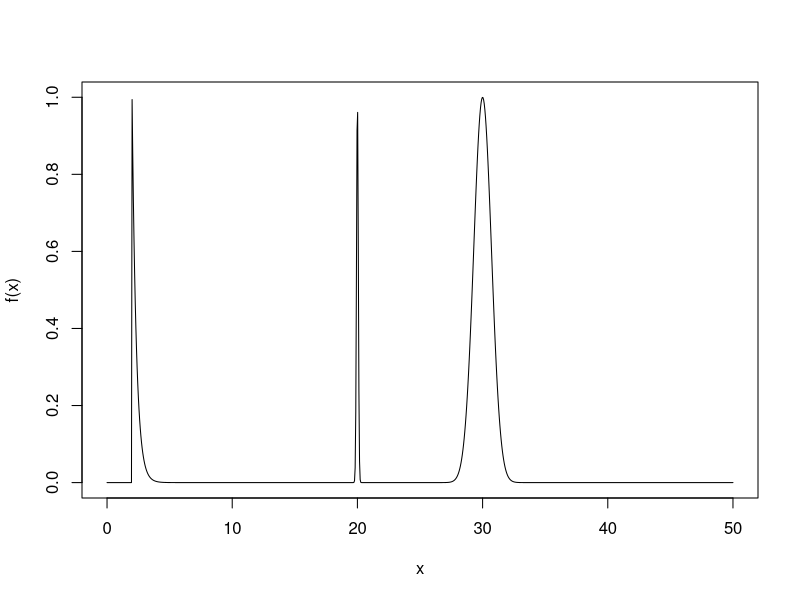
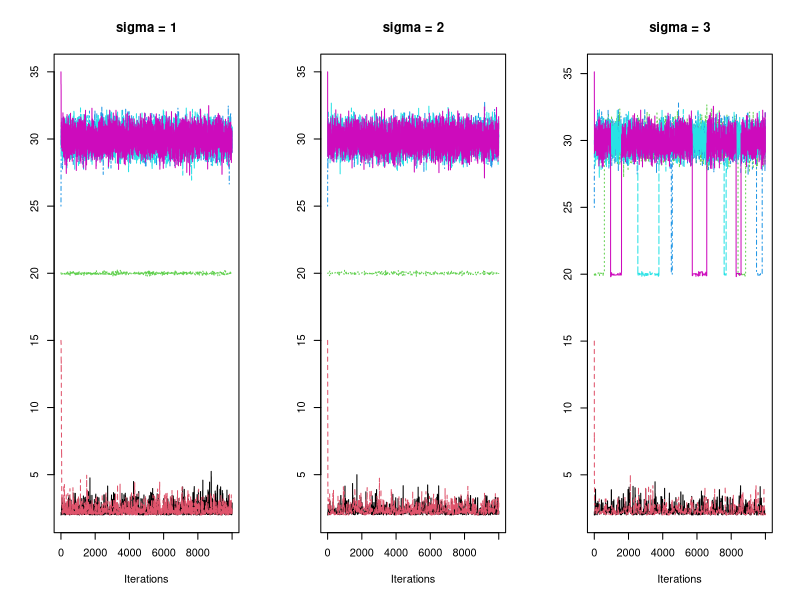
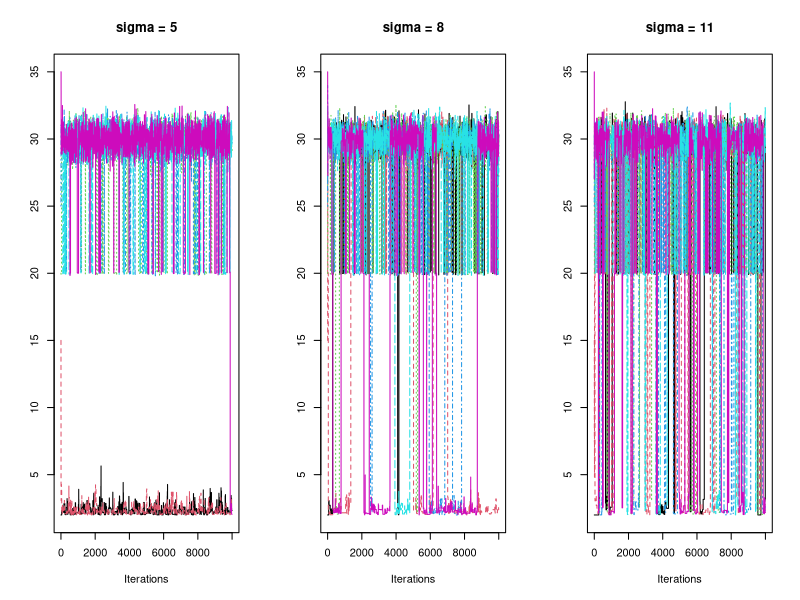
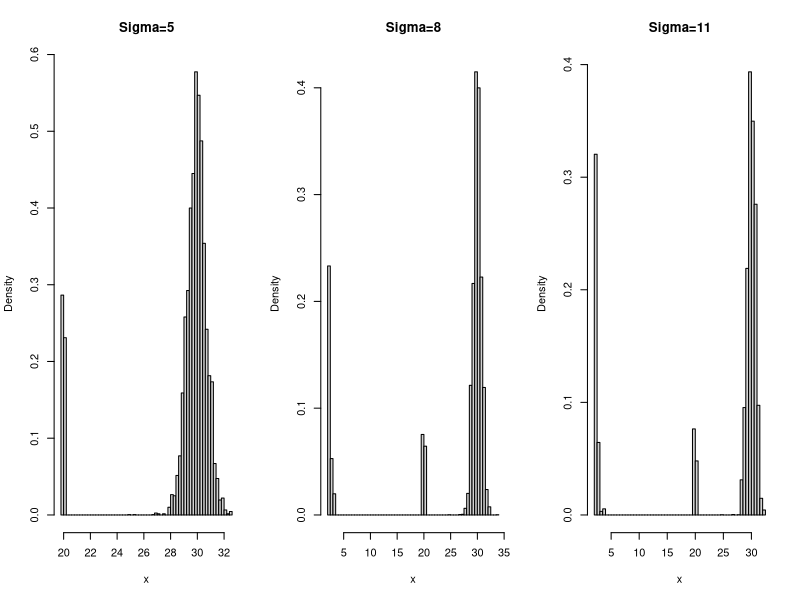
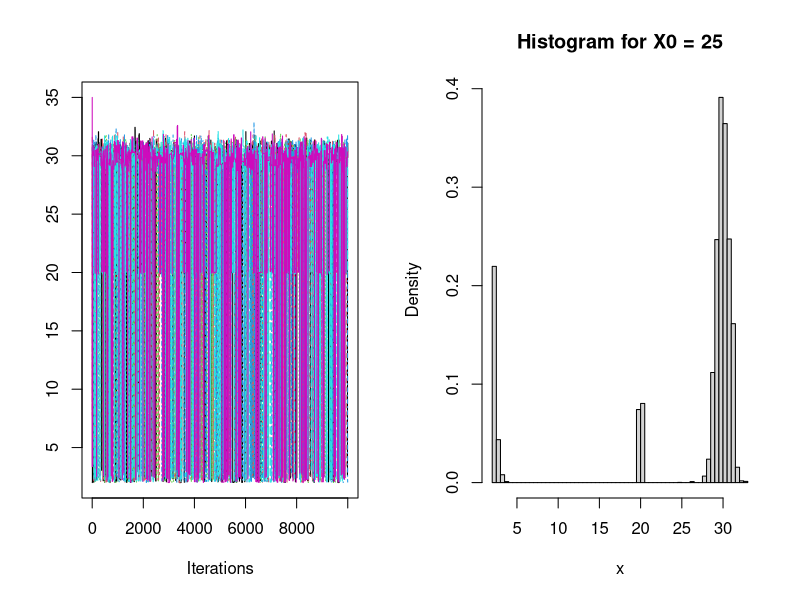
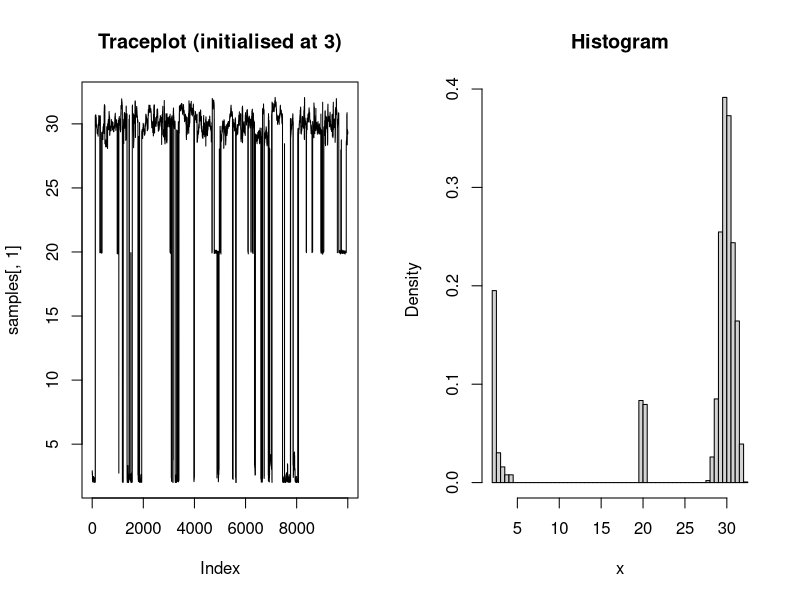

Source code (R) for these figures, in order:
## ---- chunk 1
knitr::opts_chunk$set(
  collapse = TRUE,
  comment = "#>"
)
include_solutions <- TRUE
## ---- chunk 2
set.seed(17)
require(rmarkdown)
require(knitr)
require(kableExtra)
# Put any library imports and other preamble here.
## ---- chunk 3
#| echo: false
#| label: fig-1
#| fig-cap: "Target Distribution up to normalisation constant"

#######################
# Question 1
#######################

library(coda)

target <- function(x) {
  if (x>=2){
    return (exp(-3*(x-2)) + exp(-(x-30)^2) + exp(-((x-20)^2)/0.01))
  }
  else{
    return (0)
  }
}

t=seq(0,50, length.out=1000)
plot(t, sapply(t, function(t) target(t)), type="l", xlab="x", ylab = "f(x)")
## ---- chunk 4
#| echo: false
#| label: fig-2
#| fig-cap: "Traceplots for smaller standard deviations"


MetrHastw <- function(X0, sigmaprop, nsteps, f){
  X <- numeric(nsteps+1) 
  X[1] <- X0
  for (i in 2:(nsteps+1)){
    Y <- rnorm(1, mean=X[i-1],sd=sigmaprop)
    if (log(runif(1)) <= log(f(Y)) -log(f(X[i-1]))){
      X[i] <- Y}
    else{ X[i] <- X[i-1]}
   }
 X
} 

#seems larger variance is better when we have 10,000 samples for mixing. All chains converge pretty fast, it's just the different modes that make this distribution difficult.

#I should also compute the Gelman Rubin statistic for each chain as a quantitative way to display convergence or lack thereof
#Also group all the plots in one figure

X0s <- c(2, 15, 20, 25, 30, 35)
chains1 <-lapply(X0s, function(x0) mcmc(MetrHastw(x0, sigmaprop=1, nsteps=10000, f=target)))
chains2 <-lapply(X0s, function(x0) mcmc(MetrHastw(x0, sigmaprop=2, nsteps=10000, f=target)))
chains3 <-lapply(X0s, function(x0) mcmc(MetrHastw(x0, sigmaprop=3, nsteps=10000, f=target)))
chains4 <-lapply(X0s, function(x0) mcmc(MetrHastw(x0, sigmaprop=5, nsteps=10000, f=target)))#actually ends up completely missing the mass around x=20
chains5 <-lapply(X0s, function(x0) mcmc(MetrHastw(x0, sigmaprop=8, nsteps=10000, f=target)))
chains6 <- lapply(X0s, function(x0) mcmc(MetrHastw(x0, sigmaprop=11, nsteps=10000, f=target)))

par(mfrow=c(1,3))  

traceplot(chains1); title("sigma = 1")
traceplot(chains2); title("sigma = 2")
traceplot(chains3); title("sigma = 3")
## ---- chunk 5
#| echo: false
#| label: fig-3
#| fig-cap: "Traceplots for larger standard deviations"

par(mfrow=c(1,3))

traceplot(chains4); title("sigma = 5")
traceplot(chains5); title("sigma = 8")
traceplot(chains6); title("sigma = 11")
## ---- chunk 6
#| echo: false
#| label: fig-4
#| fig-cap: "Histograms for different chains initialised at x=25"

par(mfrow=c(1,3))

hist(chains4[[4]], breaks=50, freq=F, xlab='x', main='Sigma=5')
hist(chains5[[4]], breaks=50, freq=F, xlab='x', main='Sigma=8')
hist(chains6[[4]], breaks=50, freq=F, xlab='x', main='Sigma=11')


## ---- chunk 7
#| echo: false
#| label: fig-5
#| fig-cap: "Plots for independence sampler from a Uniform distribution"

### Question 1b

#should probably add a histogram here

target <- function(x) {
  if (x>=2){
    return (exp(-3*(x-2)) + exp(-(x-30)^2) + exp(-((x-20)^2)/0.01))
  }
  else{
    return (0)
  }
}


MH_newprop <- function(X0, nsteps, f){
  X <- numeric(nsteps+1) 
  X[1] <- X0
  
  for (i in 2:(nsteps+1)){
    Y <- runif(1, min=2, max=45)
    log_acc <- log(f(Y)) - log(f(X[i-1])) #the proposal densities cancel out as they are the same everywhere 
    
    if (log(runif(1)) <= log_acc){
      X[i] <- Y
    }
    else{X[i] <- X[i-1]}
   }
 X
} 


par(mfrow=c(1,2))

chains_b <- lapply(X0s, function(x0) mcmc(MH_newprop(x0, nsteps=10000, f=target)))
traceplot(chains_b)

hist(chains_b[[4]], breaks=50, freq=F, xlab='x', main='Histogram for X0 = 25')


## ---- chunk 8
#| echo: false
#| label: fig-5
#| fig-cap: "Plots for parallel tempering algorithm"

### Question 1c
target <- function(x) {
  if (x>=2){
    return (exp(-3*(x-2)) + exp(-(x-30)^2) + exp(-((x-20)^2)/0.01))
  }
  else{
    return (0)
  }
}


paralleltemp <- function(num.steps, Ts, sigmas, g) { #taken from chapter 11 problem set 5.1 solution
  M <- length(Ts)
  samples <- matrix(NA, nrow = num.steps, ncol=M)
  
  X <- rep(3, M) #we start at 3 since we know the target has non zero probability here
  
  for (n in 1:num.steps) {
      # we are going to do a x-step
      for (m in 1:M) {
        y <- X[m] + sigmas[m]*rnorm(1)
        alpha <- g(y)^(1/Ts[m]) / g(X[m])^(1/Ts[m]) 
        
        if (runif(1) <= alpha) {
          X[m] <- y
        }
      }
      ### we are going for a swap
      m <- sample(1:(M-1), 1)
      
      num = (g(X[m])^(1/Ts[m+1])*g(X[m+1])^(1/Ts[m]))
      denom = (g(X[m])^(1/Ts[m])*g(X[m+1])^(1/Ts[m+1]))
      
      if (runif(1) <= num/denom) {
        X[c(m, m+1)] = X[c(m+1, m)]
      }
    
    samples[n, ] = X
  }
  
  return(samples)
}

Ts <- c(1,20,100,200,500) #should probably justify this
num.steps <- 10000
sigmas <- c(0.1,0.5,1,2,5)
samples <- paralleltemp(num.steps, Ts, sigmas, g=target)


par(mfrow=c(1,2))

plot(samples[,1],type="l", main='Traceplot (initialised at 3)')
hist(samples[100:num.steps, 1], breaks=100, freq=F, main='Histogram', xlab='x') 
